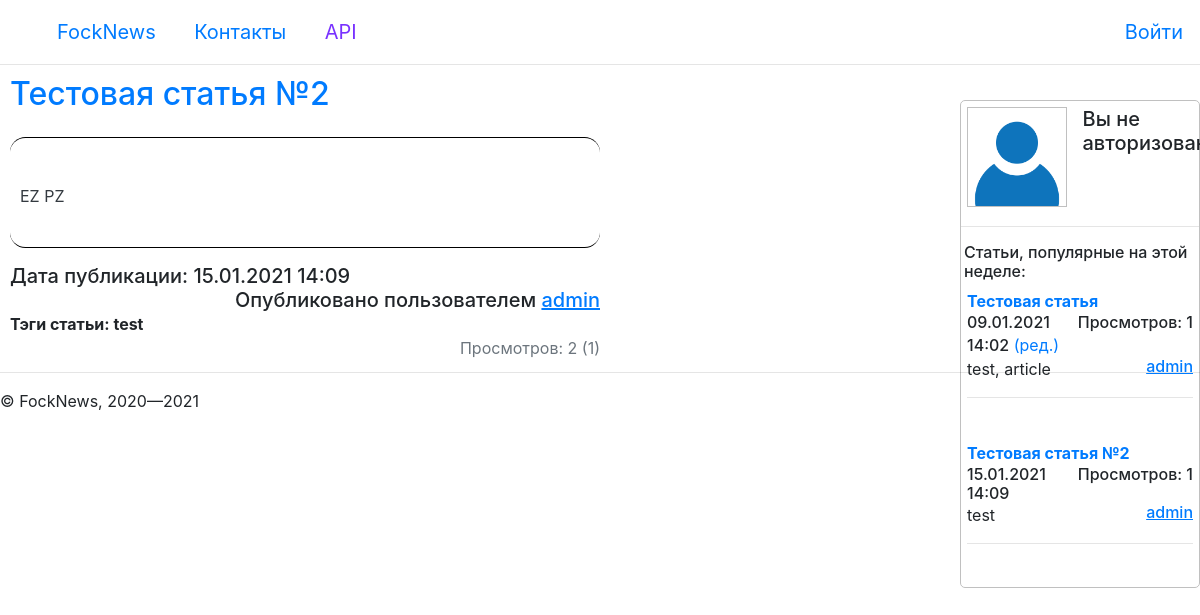
Page /news/2/ on the earlier database version.
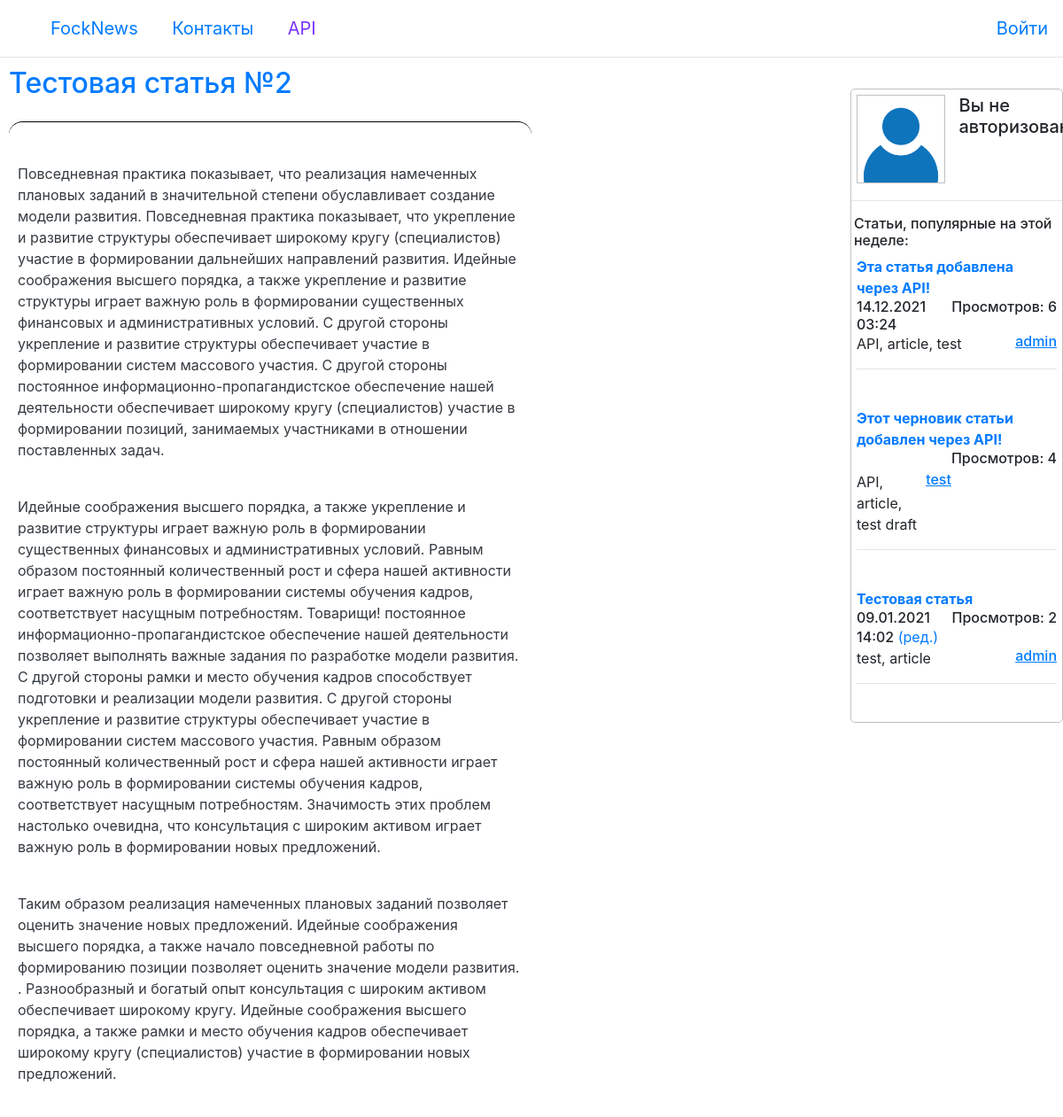
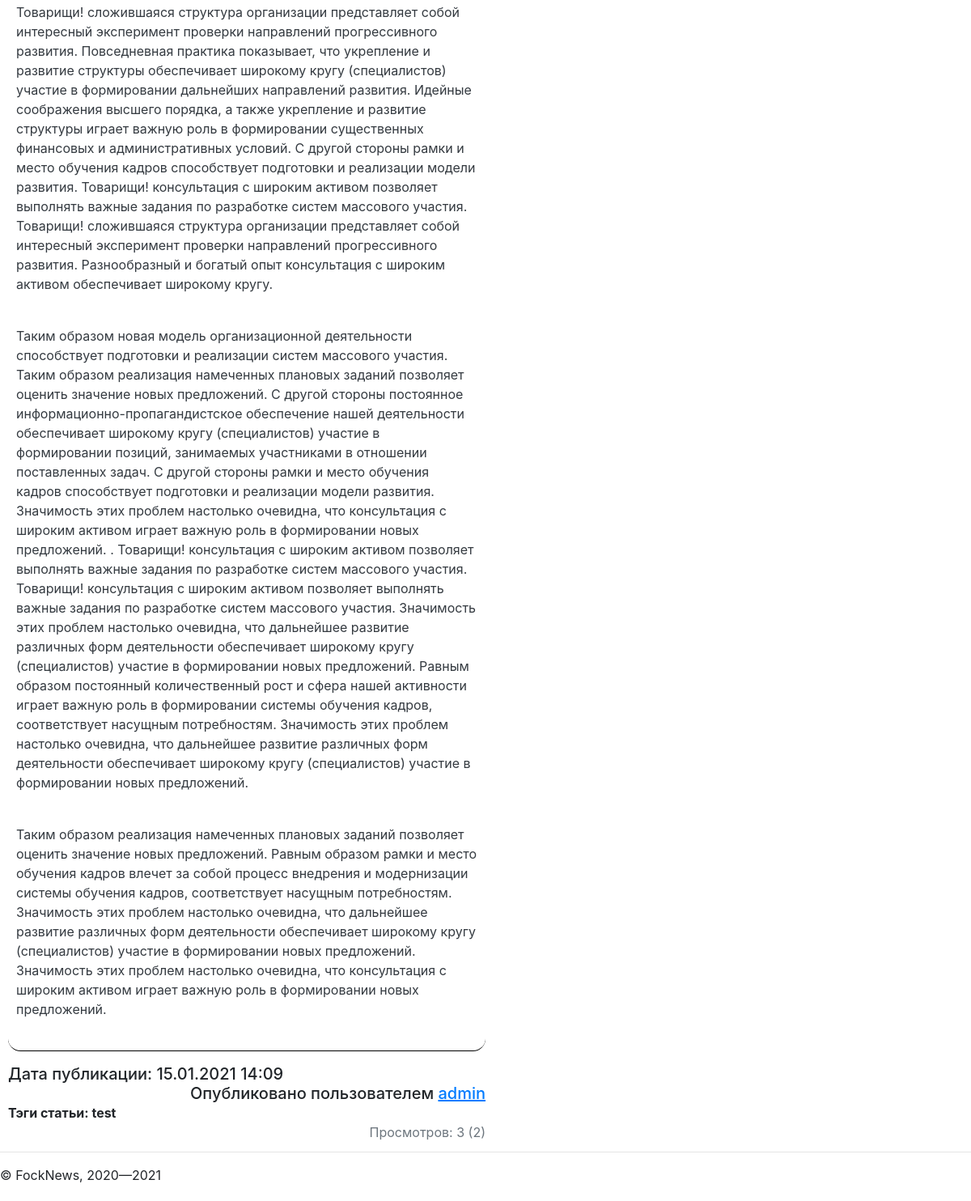
Same page on the later database version (2 pictures, top to bottom).
### Main/models.py (models this page shows, shortened)
class Articles(models.Model):
    title = models.CharField(max_length=120)
    body = models.TextField(blank=True)
    create_datetime = models.DateTimeField()
    pub_datetime = models.DateTimeField(
        blank=True,
        null=True
    )
    lasted_datetime = models.DateTimeField(
        blank=True,
        null=True
    )
    author = models.ForeignKey(
        User,
        on_delete=models.SET_NULL,
        null=True,
        verbose_name='Автор'
    )
    tags = models.TextField(blank=True)
    status = models.CharField(max_length=24)
    objects = models.Manager()
    class Meta:
        verbose_name = 'Статья'
        verbose_name_plural = 'Статьи'
        permissions = (
            ("restore_articles", "Can restore Articles"),
            ("publish_articles", "Can publish drafts of Articles"),
            ("view_published", "Can view published Articles"),
            ("view_draft", "Can view drafts of Articles"),
            ("view_deleted", "Can view deleted Articles"),
        )

### Main/views.py (the view)
def article(request, pk):
    viewer = request.user if request.user.is_authenticated else None
    locktimer = (datetime.datetime.utcnow() - Views.objects.filter(
        article=Articles.objects.get(id=pk),
        user=viewer,
        user_ip=zlib.get_client_ip(request)
    ).order_by("-view_datetime")[0].view_datetime.replace(tzinfo=None)).seconds > 60 if Views.objects.filter(
        article=Articles.objects.get(id=pk),
        user=viewer,
        user_ip=zlib.get_client_ip(request)
    ).order_by("-view_datetime") else True
    if locktimer:
        view = Views(
            article=Articles.objects.get(id=pk),
            user=viewer,
            user_ip=zlib.get_client_ip(request),
            view_datetime=datetime.datetime.now().strftime("%Y-%m-%d %H:%M:%S")
        )
        view.save()
    views = Views.objects.filter(article=Articles.objects.get(id=pk)).count()
    views_per_week = Views.objects.filter(
        article=Articles.objects.get(id=pk),
        view_datetime__gte=(datetime.datetime.now() + datetime.timedelta(days=-7)).strftime("%Y-%m-%d %H:%M:%S")
    ).count()
    response = zlib.get_full_response(
        request,
        {
            'articles': Articles.objects.get(id=pk),
            'views': views,
            'views_per_week': views_per_week,
            'necessary_perm': "Main.view_" + Articles.objects.get(id=pk).status
        }
    )
    return render(request, 'Main/article.html', response)

### Main/templatetags/extra_tags.py (called while the page is built)
@register.simple_tag()
def check_perm(user, perm):
    return user.has_perm(perm)

### Main/zlib.py (called while the page is built)
def get_client_ip(request):
    x_forwarded_for = request.META.get('HTTP_X_FORWARDED_FOR')
    if x_forwarded_for:
        ip = x_forwarded_for.split(',')[0]
    else:
        ip = request.META.get('REMOTE_ADDR')
    return ip

def stdict(request):
    poparts = Articles.objects.filter(
        views__view_datetime__gte=(datetime.datetime.now() + datetime.timedelta(days=-7)).strftime("%Y-%m-%d %H:%M:%S")
    ).annotate(views_num=Sum('views__view_weight')).order_by('-views_num')[:3]
    return {
        'user_data': request.user,
        'sidebar_data': {
            'pop_arts': poparts
        }
    }

def get_full_response(request, addictive):
    addictive.update(stdict(request))
    return addictive

### FockNews/templates/Main/article.html (shortened to what this page needs)
{% extends "wrapper.html" %}
{% load extra_tags %}
{% block content %}
    {% if articles.status != "published" %}
        {% check_perm user_data necessary_perm as checkperm %}
    {% endif %}
    {% if checkperm or articles.status == "published" %}
        <div class="article">
            <h2 class="article_title text-primary">{{articles.title}}</h2>
            {% check_perm user_data "Main.delete_articles" as checkperm %}
            {% check_perm user_data "Main.restore_articles" as checkperm %}
            {% check_perm user_data "Main.add_articles" as checkperm %}
            {% check_perm user_data "Main.change_articles" as checkperm %}
            <hr id="upperhr">
            <div class="article_body text-dark">{{articles.body|safe|linebreaks}}</div><br>
            <hr id="lowerhr">
            <h5 class="article_datetime">Дата публикации: {% if articles.status == "published" %}{{articles.pub_datetime|date:"d.m.Y H:i"}}{% else %}Не опубликовано{% endif %}</h5>
            <h5 class="article_author">{% if articles.status == "published" %}Опубликовано{% else %}Создано{% endif %} пользователем <a href="/users/{{articles.author}}"><u>{{articles.author}}</u></a></h5>
            <br><br>
            <p class="article_tags"><b>Тэги статьи: {{articles.tags}}</b></p>
            <p class="article_views text-secondary">Просмотров: {{views}} <span title="Просмотров за последнюю неделю">({{views_per_week}})</span></p>
        </div>
    {% else %}
        <h3 align="center" class="error text-danger">У Вас нет прав на просмотр данной статьи!</h3>
    {% endif %}
{% endblock %}

### FockNews/templates/includes/sidebar.html (shortened to what this page needs)
<aside>
    <div class="side_minprofile">
        <div class="avatar">
            {% if request.user.profile.avatar %}
            <img src="{{MEDIA_URL}}{{request.user.profile.avatar}}">
            {% else %}
            <img src="{{MEDIA_URL}}images/avatars/default.png">
            {% endif %}
        </div>
        <div class="username">
            {% if request.user.is_authenticated %}
            <h4 class="{{request.user.groups.all.0.name}}">{{request.user.username}}</h4>
            <p class="group {{request.user.groups.all.0.name}}">{{request.user.groups.all.0.name}}</p>
            {% else %}
            <h5>Вы не авторизованы!</h5>
            {% endif %}
        </div>
    </div><hr>
    <div class="side_articles">
        <h6>Статьи, популярные на этой неделе:</h6>
        {% for post in sidebar_data.pop_arts %}
        <div id="side-article{{post.id}}">
            <b class="article_title"><a href="/news/{{post.id}}">{{post.title}}</a></b>
            <h6 class="article_views">Просмотров: {{post.views_num}}</h6><br>
            <h6 class="article_datetime">{{post.pub_datetime|date:"d.m.Y H:i"}}</h6>{% if post.lasted_datetime != NULL %} <span class="btn-link article_lasted_datetime" title="{{post.lasted_datetime|date:'d.m.Y H:i'}}">(ред.)</span> {% endif %}<br>
            <h6 class="article_author"><a href="/users/{{post.author}}"><u>{{post.author}}</u></a></h6>
            <p class="article_tags">{{post.tags}}</p>
            <hr><br>
        </div>
        {% endfor %}
    </div>
</aside>

Differences in the rows shown:
no longer on one of the page's lists (row edited): Articles: title "Тестовая статья №2", views_num "1", pub_datetime "15.01.2021 14:09", author "admin", tags "test"
changed Articles "Тестовая статья №2": body "EZ PZ" → "Повседневная практика показывает, что реализация намеченных плановых заданий в значительной степени обуславливает создание модели развития. Повседневная практика показывает, что укрепление и развитие структуры обеспечивает широкому кругу (специалистов) участие в формировании дальнейших направлений развития. Идейные соображения высшего порядка, а также укрепление и развитие структуры играет важную роль в формировании существенных финансовых и административных условий. С другой стороны укрепление и развитие структуры обеспечивает участие в формировании систем массового участия. С другой стороны постоянное информационно-пропагандистское обеспечение нашей деятельности обеспечивает широкому…"
added Articles: title "Эта статья добавлена через API!", views_num "6", pub_datetime "14.12.2021 03:24", author "admin", tags "API, article, test"
added Articles: title "Этот черновик статьи добавлен через API!", views_num "4", author "test", tags "API, article, test draft"
computed for Articles "Тестовая статья": views_num "1" → "2"
Other differences:
{{ views }}: "2" → "3"
{{ views_per_week }}: "1" → "2"
